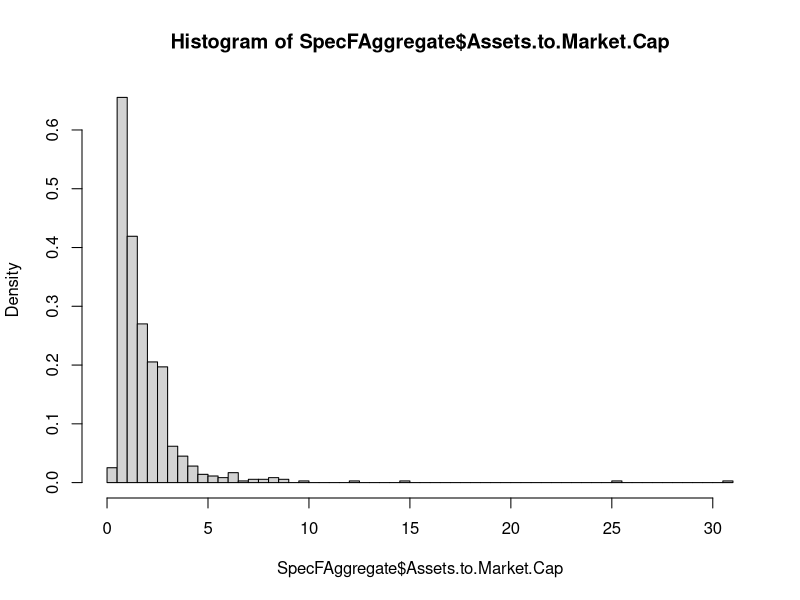
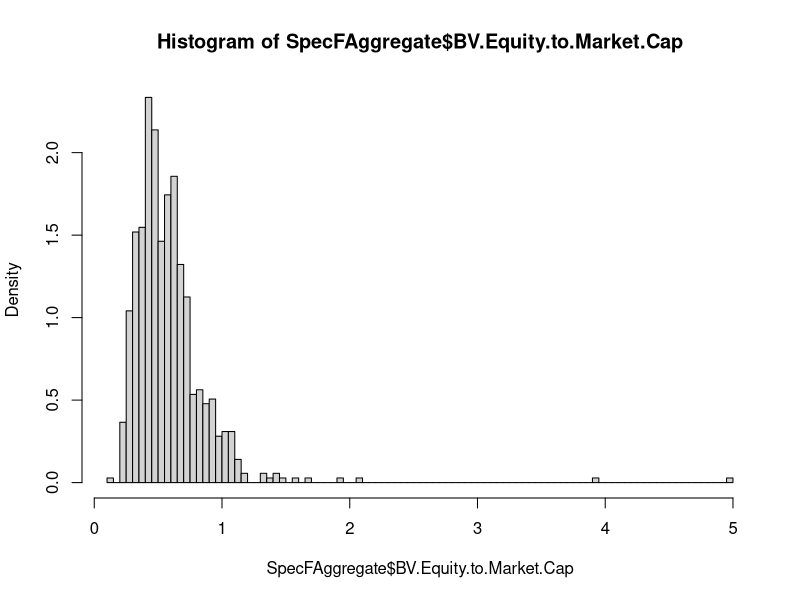
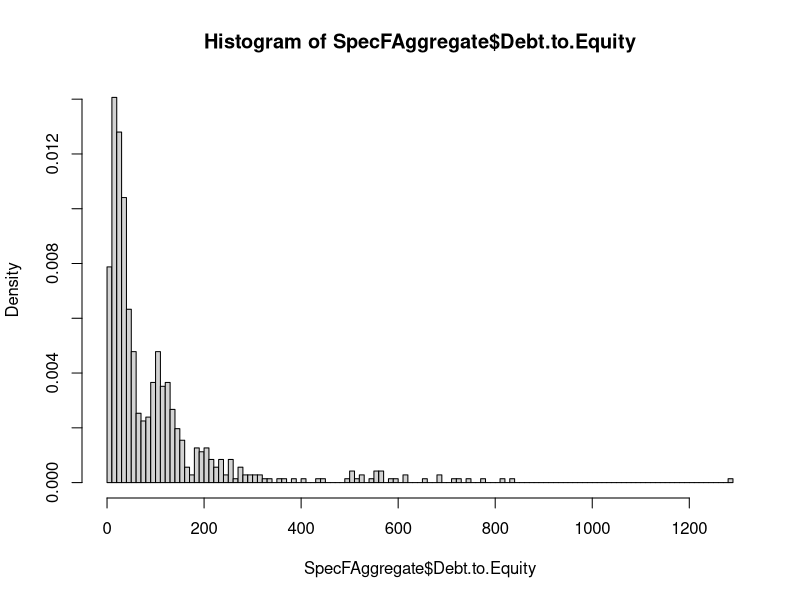
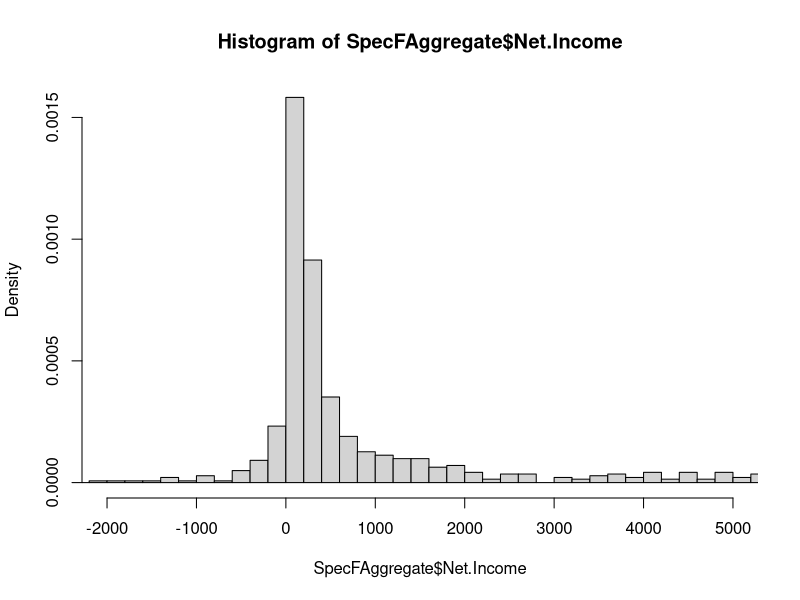
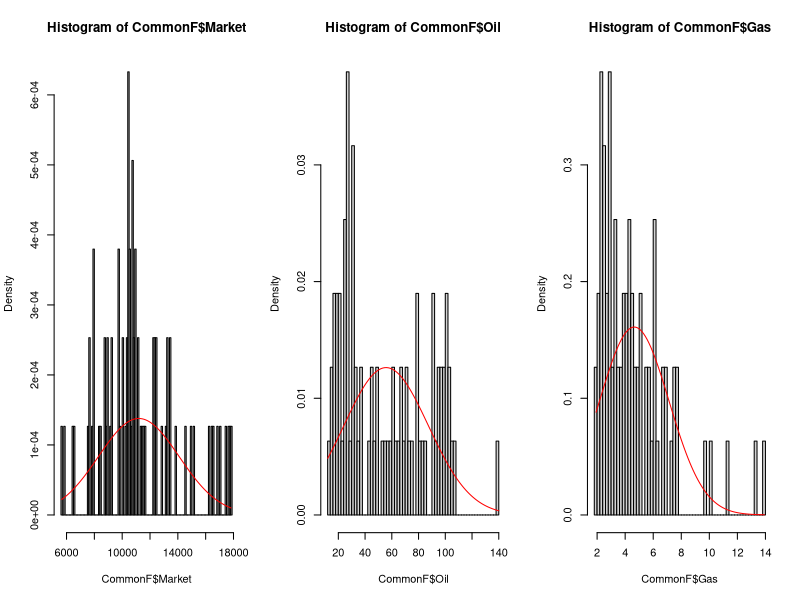
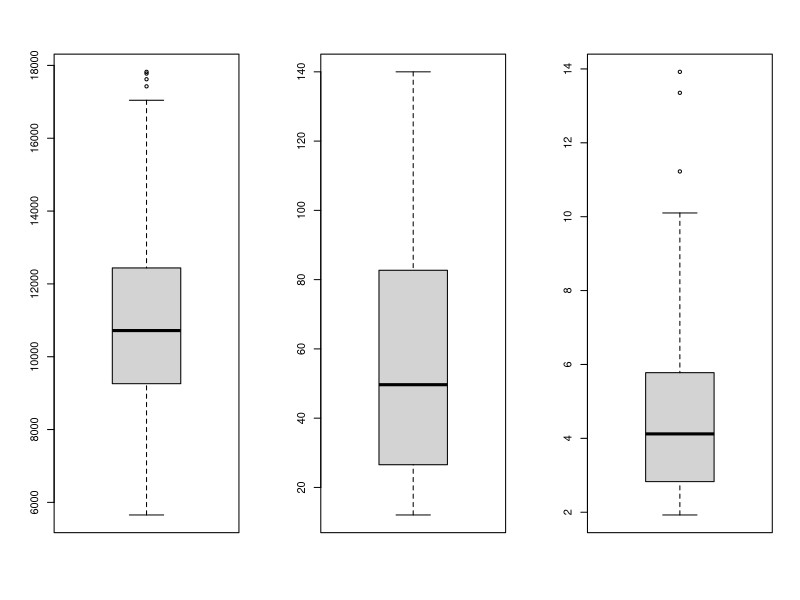
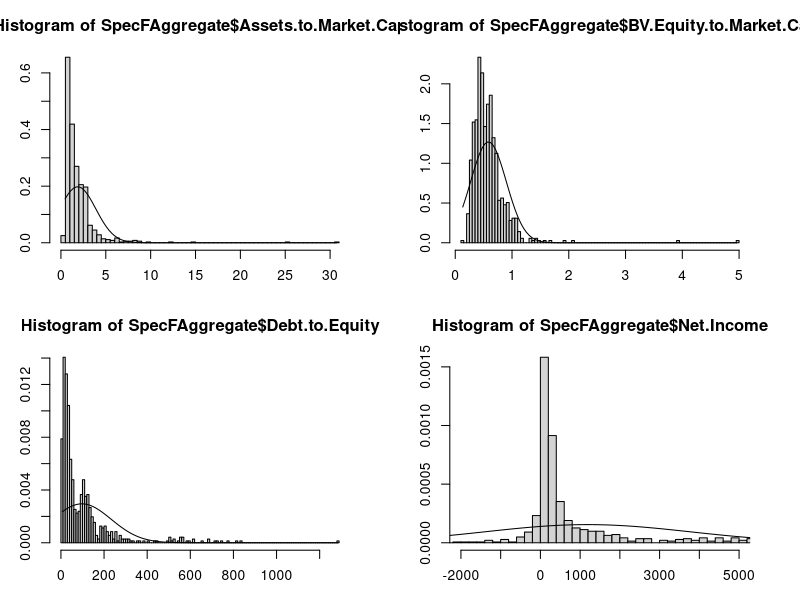
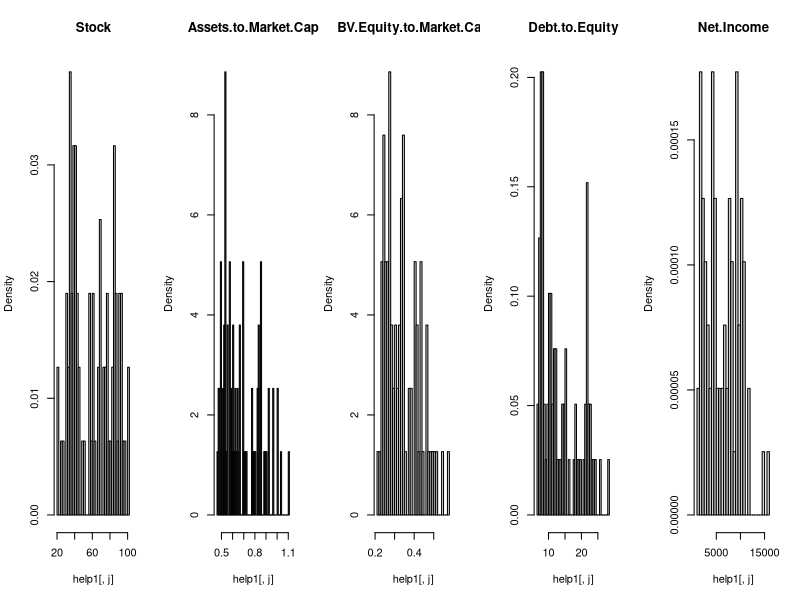

Source code (R) for these figures, in order: (Note: this script raises an error after producing the figures.)
# Load packages

library(Cairo)

# Package for sumamrizing data
# install.packages("Hmisc")
library(Hmisc)
# for this command: describe(mydata)

# Library for sumamrizing data 2
# install.packages("psych")
library(psych)
# for this command: describe.by(mydata, group,...)

# Working with Doby package for summary Statistics
# install.packages("doBy")
library(doBy)
#summaryBy(mpg + wt ~ cyl + vs, data = mtcars, 
#          FUN = function(x) { c(m = mean(x), s = sd(x)) } )

# Importing files of other formats
library(foreign)

# Panel data analysis package
library(plm) 

library(car)

library(lmtest)   

library(sandwich)

library(ggplot2)

library(grid) # needed for plotting later
# Handwritten function for later on

multiplot <- function(..., plotlist = NULL, file, cols = 1, layout = NULL) {
  require(grid)
  
  plots <- c(list(...), plotlist)
  
  numPlots = length(plots)
  
  if (is.null(layout)) {
    layout <- matrix(seq(1, cols * ceiling(numPlots/cols)),
                     ncol = cols, nrow = ceiling(numPlots/cols))
  }
  
  if (numPlots == 1) {
    print(plots[[1]])
    
  } else {
    grid.newpage()
    pushViewport(viewport(layout = grid.layout(nrow(layout), ncol(layout))))
    
    for (i in 1:numPlots) {
      matchidx <- as.data.frame(which(layout == i, arr.ind = TRUE))
      
      print(plots[[i]], vp = viewport(layout.pos.row = matchidx$row,
                                      layout.pos.col = matchidx$col))
    }
  }
}

# For this tool, we need to retrieve a written function
# see: http://www.peterhaschke.com/r/2013/04/24/MultiPlot.html
library(lattice)
library("reshape2")

# For my customized summary later on
SumCustom <- function(x){
  r1 = mean(x)
  r2 = median(x)
  r3 = sd(x)
  r4 = min(x)
  r5 = max(x)
  
  return(matrix(c(r1, r2, r3, r4, r5), ncol = 5))
  
}




setwd("C:/Users/Trimme/Documents/Studium Master/Kurse/2016 SoSe/Statistical Programming Languages/Dataset")
data <- read.csv2("Dataset-FINALupdated_absolute.csv", stringsAsFactors=FALSE)

# Convert Date such that R recognizes it as date
class(data$Date)
data$Date <- as.Date(data$Date, format = "%d.%m.%Y")
class(data$Date)

# Generate and store date vector for later purposes
DateVec <- subset(data$Date, data$Company == 1)
#   data$Date[1:79]
class(DateVec)
DateVec <- sort(DateVec)
# DateVec

# Convert data into panel data
data <- pdata.frame(data, index = c("Company", "Date"), drop.index = F, row.names = T) 

# Has R read in the panel Data set with Date as date variable?
class(data$Date)
# If not, let's change that
data$Date <- as.Date(data$Date, format = "%Y-%m-%d")
class(data$Date)
# Done

# Get first feel fo the panel data set
summary(data)
# Still want to find out whether I can export that in an easy fashion
# describe(data) Does not work
# For enterprise-specific information, the first 2 commands were not helpful

# Define company-specific variable set
colnames(data[, 2:7])
# That is the enterprise-specific information I would like to sumamrize
specific <- data[, 2:7]
describeBy(specific, group = specific$Company) # result can be presented better

EntSummaryMat <- describeBy(specific[, 2], group = specific$Company, mat = TRUE)
SumTable <- data.frame(EntSummaryMat)
EntSummaryMat[1, ]

EntSummaryMat <- data.frame(EntSummaryMat)
write.csv2(EntSummaryMat, file = "EntSummaryMat.csv")


# Set up a 'customized' Summary Table for the common factors
CommonF <- data.frame(subset(data[, 8:10], data$Company == 1))
# a <- nrow(CommonF) # Not used here
# variable.names(CommonF) # not used here
# Note that variable Names are correctly copied!
SumMat <- matrix(NA, ncol = 5, nrow = 3)
StatInterest <- c("mean", "median", "sd", "min", "max")
colnames(SumMat) <- StatInterest
rownames(SumMat) <- variable.names(CommonF)
i = 1
while(i < 4){
  SumMat[i,] <- SumCustom(CommonF[,i])
  i = i + 1
}
# SumMat - Uncomment to take a look at it in R
SumMat <- round(SumMat, digits = 2)
SumMat <- data.frame(SumMat)
write.csv2(SumMat, file = "Z _ Summary_Common_Factors_Absolute.csv")


# Set up a summary table for the specific factors in aggregate
SpecFAggregate <- data[, 3:7]
SumMat <- matrix(NA, ncol = 5, nrow = 5)
StatInterest <- c("mean", "median", "sd", "min", "max")
colnames(SumMat) <- StatInterest
rownames(SumMat) <- variable.names(SpecFAggregate)

i = 1
while(i < 6){
  SumMat[i,] <- SumCustom(SpecFAggregate[,i])
  i = i + 1
}
# SumMat - Uncomment to take a look at it in R
SumMat <- round(SumMat, digits = 2)
SumMat <- data.frame(SumMat)
write.csv2(SumMat, file = "Z _ Summary_Specific_Factors_Aggregate_Absolute.csv")








# Try to obtain the summary statistics for the specific firms
# Set up an average Table to start with


# Summary of specific factors for respective firms
# First loop to select the different enterprises
i = 1
while(i < 10){
  
  Sub1 <- subset(data, data$Company == i)
  
  SumMat1 <- matrix(NA, ncol = 5, nrow = 5)
  StatInterest <- c("mean", "median", "sd", "min", "max")
  colnames(SumMat1) <- StatInterest
  rownames(SumMat1) <- variable.names(Sub1[,3:7])
  
  # Loop in the Loop to retrieve information of variables of interes
  j = 3
  while(j < 8){
    SumMat1[(j - 2),] <- SumCustom(Sub1[,j])
    j = j + 1
  }
  SumMat1 <- round(SumMat1, digits = 4)
  SumMat1 <- data.frame(SumMat1)
  Filename <- paste("Specific_Factors_Company_", i, "_Absolute.csv", sep = "" )
  write.csv2(SumMat1, file = Filename)
  rm(Sub1)
  rm(SumMat1)
  i = i + 1
}





# Set up a histogram for all common factors
# Numbers for bins, so far, arbitarily chosen
# Pre-Step: prepare generated normal distributions
#  Histogram 1
g1 = seq(min(CommonF$Market), max(CommonF$Market), length = 100)
dens1 = dnorm(g1, mean(CommonF$Market), sd(CommonF$Market))
# Histogram 2
g2 = seq(min(CommonF$Oil), max(CommonF$Oil), length = 100)
dens2 = dnorm(g2, mean(CommonF$Oil), sd(CommonF$Oil))
# Histogram 3
g3 = seq(min(CommonF$Gas), max(CommonF$Gas), length = 100)
dens3 = dnorm(g3, mean(CommonF$Gas), sd(CommonF$Gas))

# Plot histograms and save them into a jpg-File
jpeg(filename = "Common_Factors_Histograms.jpg", pointsize =12, quality = 200, bg = "white", res = NA, restoreConsole = TRUE, height = 300, width = 1000)
par(mfrow = c(1,3)) # Set that I want the graphs to appear
# in 1 Row and 3 Columns
hist(CommonF$Market, breaks = 100, freq = FALSE)
lines(g1, dens1, col = "red")
hist(CommonF$Oil, breaks = 50, freq = FALSE)
lines(g2, dens2, col = "red")
hist(CommonF$Gas, breaks = 70, freq = FALSE)
lines(g3, dens3, col = "red")
dev.off()

# Set up Box Plots for Common Factors
jpeg(filename = "Common_Factors_Boxplots.jpg", pointsize =12, quality = 200, bg = "white", res = NA, restoreConsole = TRUE, height = 300, width = 1000)
par(mfrow = c(1,3)) # display graphs in 1 row and 3 columns
boxplot(CommonF$Market)
boxplot(CommonF$Oil)
boxplot(CommonF$Gas)
dev.off()













# Generate Histograms for Specific Factors aggregate
# SpecFAggregate - Corresponding Data Frame
variable.names(SpecFAggregate)
# Making a Histogram for Stock does not make sense

hist(SpecFAggregate$Assets.to.Market.Cap, breaks = 100, freq = FALSE)
hist(SpecFAggregate$BV.Equity.to.Market.Cap, breaks = 100, freq = FALSE)
# seems to be lognormally distributed
hist(SpecFAggregate$Debt.to.Equity, breaks = 100, freq = FALSE)
# I am sceptical regarding this data
# Looking at this graph, I wonder whether Debt/Equity is 
# measured in %-terms or not. If not, something is wrong 
# with da data

# Did some cosmetig adjustments here
hist(SpecFAggregate$Net.Income, breaks = 100, freq = FALSE, xlim = c(-2000, 5000))



# Plot histograms including a normal distribution
# Save a jpeg of this
jpeg(filename = "Summary_Specific_Factors_Aggregate_Boxplots.jpg", pointsize =12, quality = 200, bg = "white", res = NA, restoreConsole = TRUE, height = 300, width = 1000)

par(mfrow = c(2,2))
par(mar=c(3,3,3,3))

hist(SpecFAggregate$Assets.to.Market.Cap, breaks = 100, freq = FALSE)
g1 = seq(min(SpecFAggregate$Assets.to.Market.Cap), max(SpecFAggregate$Assets.to.Market.Cap), length = 100)
dens1 = dnorm(g1, mean(SpecFAggregate$Assets.to.Market.Cap), sd(SpecFAggregate$Assets.to.Market.Cap))
lines(g1, dens1)
# Cannot be normally distributed by nature of the variable
# In fact, on absolute variables, OLS or POLS cannot be used, censores / truncated variable

hist(SpecFAggregate$BV.Equity.to.Market.Cap, breaks = 100, freq = FALSE)
g1 = seq(min(SpecFAggregate$BV.Equity.to.Market.Cap), max(SpecFAggregate$BV.Equity.to.Market.Cap), length = 100)
dens1 = dnorm(g1, mean(SpecFAggregate$BV.Equity.to.Market.Cap), sd(SpecFAggregate$BV.Equity.to.Market.Cap))
lines(g1, dens1)
# Cannot be normally distributed by nature of the variable
# In fact, on absolute variables, OLS or POLS cannot be used, censores / truncated variable

hist(SpecFAggregate$Debt.to.Equity, breaks = 100, freq = FALSE)
g1 = seq(min(SpecFAggregate$Debt.to.Equity), max(SpecFAggregate$Debt.to.Equity), length = 100)
dens1 = dnorm(g1, mean(SpecFAggregate$Debt.to.Equity), sd(SpecFAggregate$Debt.to.Equity))
lines(g1, dens1)
# Cannot be normally distributed by nature of the variable
# In fact, on absolute variables, OLS or POLS cannot be used, censores / truncated variable
# NOTE THAT TAKING THE VARIABE TO: e^(VAR) CAN HELP AS THE VARIABLES
# MIGHT BE LOGNORMALLY DISTRIBUTED

hist(SpecFAggregate$Net.Income, breaks = 100, freq = FALSE, xlim = c(-2000, 5000))
g1 = seq(min(SpecFAggregate$Net.Income), max(SpecFAggregate$Net.Income), length = 100)
dens1 = dnorm(g1, mean(SpecFAggregate$Net.Income), sd(SpecFAggregate$Net.Income))
lines(g1, dens1)

dev.off()



variable.names(data)

MainText <- colnames(data)

# Generate Histograms for Specific Factors by enterprise
i = 1
while(i < 10){
  help1 <- subset(data, data$Company == i)
    NameFile <- paste("Histograms_Company", i, ".jpg", sep = "")
    jpeg(filename = NameFile, pointsize =12, quality = 200, bg = "white", res = NA, restoreConsole = TRUE, height = 400, width = 800)
    par(mfrow = c(1,5))
        j = 3
        while(j < 8){
          hist(help1[,j], breaks = 50, freq = FALSE, main = paste(MainText[j]))
          g1 = seq(min(help1[,j]), max(help1[,j]), length = 100)
          dens1 = dnorm(g1, mean(help1[,j]), sd(help1[,j]))
          j = j + 1
          print(j)
        }
    dev.off()
  
    NameFile <- paste("Boxplots_Company", i, ".jpg", sep = "")
    jpeg(filename = NameFile, pointsize =12, quality = 200, bg = "white", res = NA, restoreConsole = TRUE, height = 400, width = 800)
    par(mfrow = c(1,5))
      j = 3
      while(j < 8){
        boxplot(help1[,j], main = paste(MainText[j]))
        j = j + 1
        print(j)
    }
    dev.off()
  i = i + 1
  print(i)
}




# Plot all Stock Prices in 1 Plot
# Thsi is necessary as the company dummy is a factor variable
a <- max(as.numeric(unique(data$Company))) + 1
b <- nrow(Sub1)
StockSet <- matrix(NA, ncol = a, nrow = b)
StockSet <- data.frame(StockSet)
StockSet[,1] <- DateVec
VarNames <- c("Date")

i = 1
while(i < 10){
  Sub1 <- subset(data, data$Company == i)
  StockSet[,(i+1)] <- (Sub1$Stock/Sub1$Stock[1]) * 100
  a <- paste("Stock", i, sep = "")
  VarNames <- c(VarNames, a) 
  i = i + 1
}

colnames(StockSet) <- VarNames
colnames(StockSet)
head(StockSet)

a <- ncol(StockSet)
StockSet[,2:a] <- round(StockSet[,2:a], digits = 1)
head(StockSet)

# Preparing Plot
VarSetMelt <- melt(StockSet, id = "Date")
# VarSetMelt <- melt(VarSet, id = "DateVec")

# Save the data set with indexed stock data 
write.csv2(StockSet,"Stocks_Indexed.csv") # Does not work properly yet

# Plot the Indexed Stock Prices Together
dev.off() # necessary befor plotting again
jpeg(filename = "All_Stocks_Plot.jpg")
# Plot the indexed stock prices
# ggplot(data=VarSetMelt, aes(x = VarSetMelt$DateVec, y=value, colour=variable)) + geom_line()
p <- ggplot(data=VarSetMelt, aes(x = VarSetMelt$Date, y=value, colour=variable)) + geom_line()
p
dev.off()




# This Graph looks a bit messy, let's split it into 2
# Let's include only 4/5 lines per Graph, else I do not see clearly
# colnames(VarSet)
VarSetMelt1 <- melt(StockSet[,c(1,2:5)], id = "Date")
VarSetMelt2 <- melt(StockSet[,c(1,6:10)], id = "Date")


# Plot the indexed stock prices
# For first 4 stocks
jpeg(filename = "Stock1-4_Plot.jpg")
p <- ggplot(data=VarSetMelt1, aes(x = VarSetMelt1$Date, y=value, colour=variable)) 
p <- p + geom_line()
p
dev.off()

# Would be interesting to have a look at stock 3 and 2!

# plot last 5 stocks (no 5 to 9)
jpeg(filename = "Stock5-9_Plot.jpg")
p <- ggplot(data=VarSetMelt2, aes(x = VarSetMelt2$Date, y=value, colour=variable)) 
p <- p + geom_line()
p
dev.off()

# Stock 8 looks interesting in the sense that its pattern differs most
# wrt to the other stocks
# Stock 6 exhibits a lot of fluctuations
# and we should check out information on this one
# Stock 7 could be interesting as it performed pretty well after 2008






# Plot all Debt to Equity in 1 Plot
# Thsi is necessary as the company dummy is a factor variable
a <- max(as.numeric(unique(data$Company))) + 1
b <- nrow(Sub1)
D_E_Set <- matrix(NA, ncol = a, nrow = b)
D_E_Set <- data.frame(D_E_Set)
D_E_Set[,1] <- DateVec
VarNames <- c("Date")

i = 1
while(i < 10){
  Sub1 <- subset(data, data$Company == i)
  D_E_Set[,(i+1)] <- Sub1$Debt.to.Equity
  a <- paste("Firm", i, sep = "_Debt_to_Equity")
  VarNames <- c(VarNames, a) 
  i = i + 1
}

colnames(D_E_Set) <- VarNames
colnames(D_E_Set)
head(D_E_Set)
# Must be percentage values, else that does not make sense

a <- ncol(D_E_Set)
D_E_Set[,2:a] <- round(D_E_Set[,2:a], digits = 2)
head(D_E_Set)

# Preparing Plot
VarSetMelt <- melt(D_E_Set, id = "Date")
# VarSetMelt <- melt(VarSet, id = "DateVec")

# Save the data set with indexed stock data 
write.csv2(D_E_Set,"Debt_to_Equity_Firms.csv") # Does not work properly yet

# Plot the Indexed Stock Prices Together
dev.off() # necessary befor plotting again
jpeg(filename = "Debt_to_Equity_Firms.jpg")
# Plot the indexed stock prices
# ggplot(data=VarSetMelt, aes(x = VarSetMelt$DateVec, y=value, colour=variable)) + geom_line()
p <- ggplot(data=VarSetMelt, aes(x = VarSetMelt$Date, y=value, colour=variable)) + geom_line()
p
dev.off()

# We should exclude firm 3 as it was levered up to the kink in 2005
# This will be done in the first following plot

# I'd also exclude firm 9 because it is also highly levered int he 90s
# This will be done in the second following plot
VarSetMelt1 <- melt(D_E_Set[,-4], id = "Date")
VarSetMelt2 <- melt(D_E_Set[,-c(4,10)], id = "Date")
VarSetMelt3 <- melt(D_E_Set[,-c(4,9,10)], id = "Date")
VarSetMelt4 <- melt(D_E_Set[,-c(3,4,8,9,10)], id = "Date")

# Looking at the second following plot, I noticed that it 
#cmight also make
# sense to exclude firm 8 as it is also highly levered in the
# 200s


# Plot Excluding Firm 3
jpeg(filename = "Debt_to_Equity_Firms_EX3.jpg")
p <- ggplot(data=VarSetMelt1, aes(x = VarSetMelt1$Date, y=value, colour=variable)) 
p <- p + geom_line()
p
dev.off()


# Plot Excluding Firm 3 and 9
jpeg(filename = "Debt_to_Equity_Firms_EX3_9.jpg")
p <- ggplot(data=VarSetMelt2, aes(x = VarSetMelt2$Date, y=value, colour=variable)) 
p <- p + geom_line()
p
dev.off()

# Plot Excluding Firm 3,8 9
jpeg(filename = "Debt_to_Equity_Firms_EX3_8_9.jpg")
p <- ggplot(data=VarSetMelt3, aes(x = VarSetMelt3$Date, y=value, colour=variable)) 
p <- p + geom_line()
p
dev.off()

# Plot Excluding Firm 2,3,7,8 9
jpeg(filename = "Debt_to_Equity_Firms_EX2_3_7_8_9.jpg")
p <- ggplot(data=VarSetMelt4, aes(x = VarSetMelt4$Date, y=value, colour=variable)) 
p <- p + geom_line()
p
dev.off()


# Plot D/E of firm 2
jpeg(filename = "Debt_to_Equity_Firm_2.jpg")
p <- ggplot(data=D_E_Set, aes(x = D_E_Set$Date, y= Firm_Debt_to_Equity2)) 
p <- p + geom_line()
p
dev.off()


# Plot D/E of firm 3
jpeg(filename = "Debt_to_Equity_Firm_3.jpg")
p <- ggplot(data=D_E_Set, aes(x = D_E_Set$Date, y= Firm_Debt_to_Equity3)) 
p <- p + geom_line()
p
dev.off()

# Plot D/E of firm 7
jpeg(filename = "Debt_to_Equity_Firm_7.jpg")
p <- ggplot(data=D_E_Set, aes(x = D_E_Set$Date, y= Firm_Debt_to_Equity7)) 
p <- p + geom_line()
p
dev.off()


# Plot D/E of firm 8
jpeg(filename = "Debt_to_Equity_Firm_8.jpg")
p <- ggplot(data=D_E_Set, aes(x = D_E_Set$Date, y= Firm_Debt_to_Equity8)) 
p <- p + geom_line()
p
dev.off()

# Plot of firm 9
jpeg(filename = "Debt_to_Equity_Firm_9.jpg")
p <- ggplot(data=D_E_Set, aes(x = D_E_Set$Date, y= Firm_Debt_to_Equity9)) 
p <- p + geom_line()
p
dev.off()



# I consider that it would be interesting to look at what 
# recently occured to firm 2


# Plot excluding firm 2 and 7


# Plot the oil and the gas price in seperate plots
Oil <- subset(data$Oil, data$Company == 1)
Gas <- subset(data$Gas, data$Company == 1)
Market <- subset(data$Market, data$Company == 1)

PlotOilGas <- data.frame(DateVec, Oil, Gas, Market)
p1 <- ggplot(PlotOilGas) + geom_line(aes(x = DateVec, y = Oil))
p2 <- ggplot(PlotOilGas) + geom_line(aes(x = DateVec, y = Gas))
p3 <- ggplot(PlotOilGas) + geom_line(aes(x = DateVec, y = Market))

multiplot(p1, p2, p3, cols=2)

jpeg(filename = "Oil_Gas_Market.jpg", pointsize =12, quality = 200, bg = "white", res = NA, restoreConsole = TRUE, height = 400, width = 800)
multiplot(p1, p2, p3, cols=2)
dev.off()


# 




# Compare companies financial condition nowadays
# Can be done more elegantly resorting to the "subset()" function
colnames(data)
# Compare Current Assets/Market Cap
Company <- c(1:9)

a <- data$Assets.to.Market.Cap[79]
Assets_Mcap <- data$Assets.to.Market.Cap[79]

i = 2
while(i < 10){
  a <- data$Assets.to.Market.Cap[i * 79]
  Assets_Mcap <- c(Assets_Mcap, a)  
  i = i + 1
  print (i)
}
# Company
# class(Company)
# Assets_Mcap
ma <- cbind(Company, Assets_Mcap)
ma <- data.frame(ma)
ma$Company <- as.factor(ma$Company)
ggplot(ma, aes(x=Company, y=Assets_Mcap)) + geom_bar(stat="identity")



# Plot the oil and the gas price in seperate plots
Oil <- subset(data$Oil, data$Company == 1)
Gas <- subset(data$Gas, data$Company == 1)
Market <- subset(data$Market, data$Company == 1)

PlotOilGas <- data.frame(DateVec, Oil, Gas, Market)
p1 <- ggplot(PlotOilGas) + geom_line(aes(x = DateVec, y = Oil))
p2 <- ggplot(PlotOilGas) + geom_line(aes(x = DateVec, y = Gas))
p3 <- ggplot(PlotOilGas) + geom_line(aes(x = DateVec, y = Market))

multiplot(p1, p2, p3, cols=2)

jpeg(filename = "Oil_Gas_Market.jpg", pointsize =12, quality = 200, bg = "white", res = NA, restoreConsole = TRUE, height = 400, width = 800)
multiplot(p1, p2, p3, cols=2)
dev.off()

# ggsave(filename = "Oil_and_Gas_Price.pdf", height = 6, width = 6) # the pdf export works, so that is save



# Let's work with the return data








# NOT USED CODE SECTION




Stock1 <- data$Stock[1:t]
Stock2 <- data$Stock[(t+1):(2*t)]
Stock3 <- data$Stock[(2*t+1):(3*t)]
Stock4 <- data$Stock[(3*t+1):(4*t)]
Stock5 <- data$Stock[(4*t+1):(5*t)]
Stock6 <- data$Stock[(5*t+1):(6*t)]
Stock7 <- data$Stock[(6*t+1):(7*t)]
Stock8 <- data$Stock[(7*t+1):(8*t)]
Stock9 <- data$Stock[(8*t+1):(9*t)]

# Stock1[1]
# DateVec[1]

# Aktien Indexieren
Stock1Ind <- Stock1/Stock1[1]
Stock2Ind <- Stock2/Stock2[1]
Stock3Ind <- Stock3/Stock3[1]
Stock4Ind <- Stock4/Stock4[1]
Stock5Ind <- Stock5/Stock5[1]
Stock6Ind <- Stock6/Stock6[1]
Stock7Ind <- Stock7/Stock7[1]
Stock8Ind <- Stock8/Stock8[1]
Stock9Ind <- Stock9/Stock9[1]

# DateVec[1]
# Stock1Ind[1]

VarSet <- data.frame(DateVec, Stock1Ind, Stock2Ind, Stock3Ind, Stock4Ind, Stock5Ind, Stock6Ind, Stock7Ind, Stock8Ind, Stock9Ind)
VarSetMelt <- melt(VarSet, id = "DateVec")
# Save the data set with indexed stock data 
write.csv2(VarSet,"Stocks_Indexed.csv")


# Plot the Indexed Stock Prices Together
dev.off() # necessary befor plotting again
jpeg(filename = "All_Stocks_Plot.jpg")
# Plot the indexed stock prices
# ggplot(data=VarSetMelt, aes(x = VarSetMelt$DateVec, y=value, colour=variable)) + geom_line()
p <- ggplot(data=VarSetMelt, aes(x = VarSetMelt$DateVec, y=value, colour=variable)) + geom_line()
p
dev.off()
